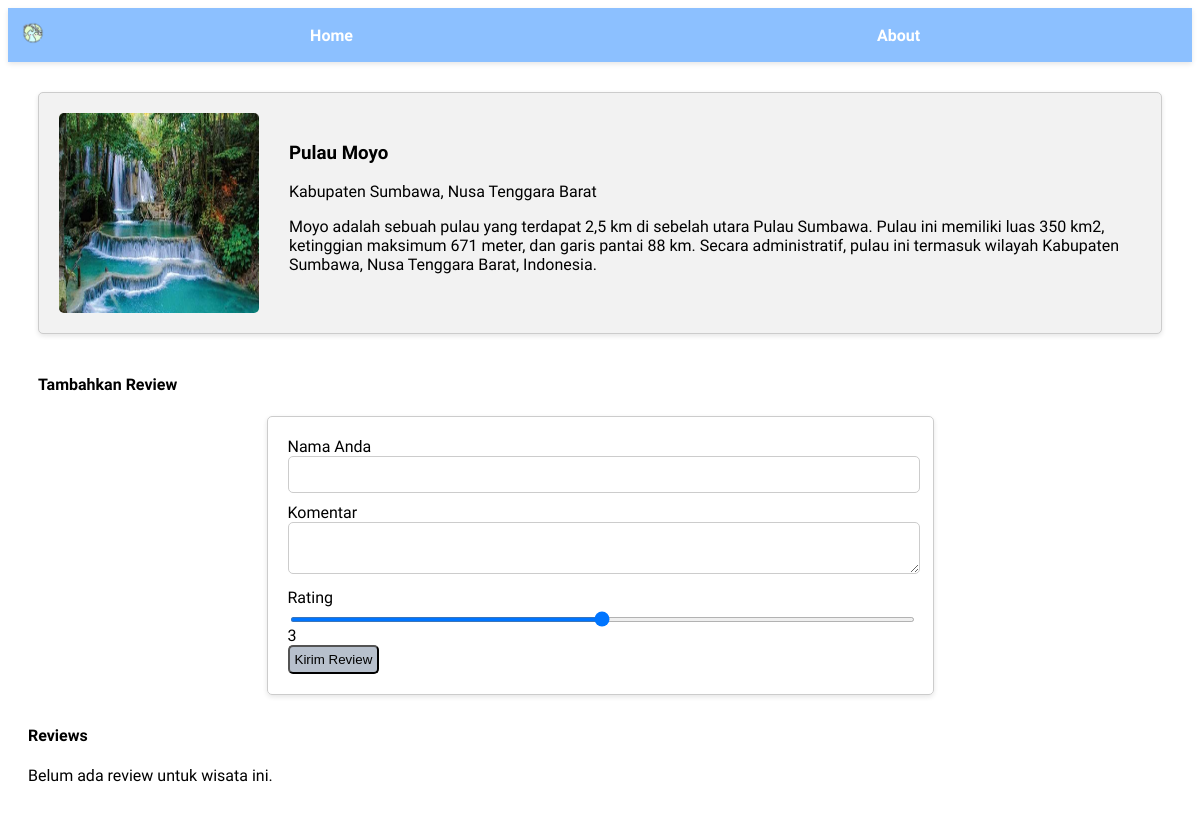
The page /detail/4 on the database its author committed.
### wisata/models.py (models this page shows, shortened)
class Wisata(models.Model):
    nama = models.CharField(max_length=100)
    lokasi = models.CharField(max_length=100)
    deskripsi = models.TextField(max_length=1000)
    gambar = models.ImageField(upload_to='wisata', null=True, blank=True)

### wisata/views.py (the view, shortened to what this page needs)
# urls.py: path('detail/<int:wisata_id>', wisataView.detail,name='detail'),
def detail(request, wisata_id):
    wisata = get_object_or_404(Wisata, pk=wisata_id)
    reviews = wisata.reviews.all()
    context = {
        'wisata': wisata,
        'reviews': reviews,
    }
    return render(request, 'detail.html', context)

### wisata/templates/detail.html (shortened to what this page needs)
{% extends 'base.html' %}
{% block content %}
<div>
    <div>
        <div>
            <div class="wisata">
                <img src="{{ wisata.gambar.url }}" alt="wisata"/>
                <div class="text">
                <h3>{{ wisata.nama }}</h3>
                <p>{{ wisata.lokasi }}</p>
                <p>{{ wisata.deskripsi }}</p>
                </div>
            </div>
            <div class="review">
                <h4>Tambahkan Review</h4>
                <form method="post">
                    <div>
                        <label for="id_nama" class="form-label">Nama Anda</label><br/>
                        <input type="text" name="nama" id="id_nama" class="form-control" required>
                    </div>
                    <div>
                        <label for="id_review" class="form-label">Komentar</label><br/>
                        <textarea name="review" id="id_review" class="form-control"></textarea>
                    </div>
                    <div>
                        <label for="id_rating" class="form-label">Rating</label>
                        <div>
                            <input type="range" name="rating" id="id_rating" class="form-range" min="1"
                            max="5" value="3" oninput="this.nextElementSibling.value = this.value">
                            <output>3</output>
                        </div>
                    </div>
                    <button type="submit">Kirim Review</button>
                </form>
            </div>
                        <div>
                          <h4>Reviews</h4>
                          {% for review in reviews %}
                              <div class="card">
                                  <div >
                                      <h4>{{ review.nama }}</h4>
                                      <p>
                                          Rating: {{review.rating}}
                                      </p>
                                  </div>
                              </div>
                          {% empty %}
                              <p>Belum ada review untuk wisata ini.</p>
                          {% endfor %}
                      </div>
        </div>
    </div>
</div>
{% endblock content %}

### static/css/style.css (style rules this page uses)
html { font-family: "Parkinsans", sans-serif; font-optical-sizing: auto; font-weight: 300; }
.wisata { display: flex; padding: 20px; border: 1px solid #ccc; border-radius: 5px; margin: 10px; box-shadow: 0px 2px 5px rgba(0, 0, 0, 0.1); background-color: #f2f2f2; transition: all 0.3s ease-in-out; }
.wisata img { width: 200px; height: 200px; border-radius: 5px; margin-right: 20px; }
.wisata .text { padding: 10px; }
.review { padding: 10px; }
.review form { width: 625px; margin: 0 auto; padding: 20px; border: 1px solid #ccc; border-radius: 5px; box-shadow: 0px 2px 5px rgba(0, 0, 0, 0.1); }
.review input[type="text"] { padding: 10px; margin-bottom: 10px; border: 1px solid #ccc; border-radius: 5px; width: 610px; }
.review textarea { padding: 10px; margin-bottom: 10px; border: 1px solid #ccc; border-radius: 5px; width: 610px; }
.review input[type="range"] { width: 625px; height: 5px; background-color: #ddd; border-radius: 5px; text-align: center; }
.review button { background-color: #b7c0cc; padding: 5px; border-radius: 5px; }

### rows shown on the page
Wisata: gambar (picture), nama "Pulau Moyo", lokasi "Kabupaten Sumbawa, Nusa Tenggara Barat", deskripsi "Moyo adalah sebuah pulau yang terdapat 2,5 km di sebelah utara Pulau Sumbawa. Pulau ini memiliki luas 350 km2, ketinggian maksimum 671 meter, dan garis pantai 88 km. Secara administratif, pulau ini termasuk wilayah Kabupaten Sumbawa, Nusa Tenggara Barat, Indonesia."
